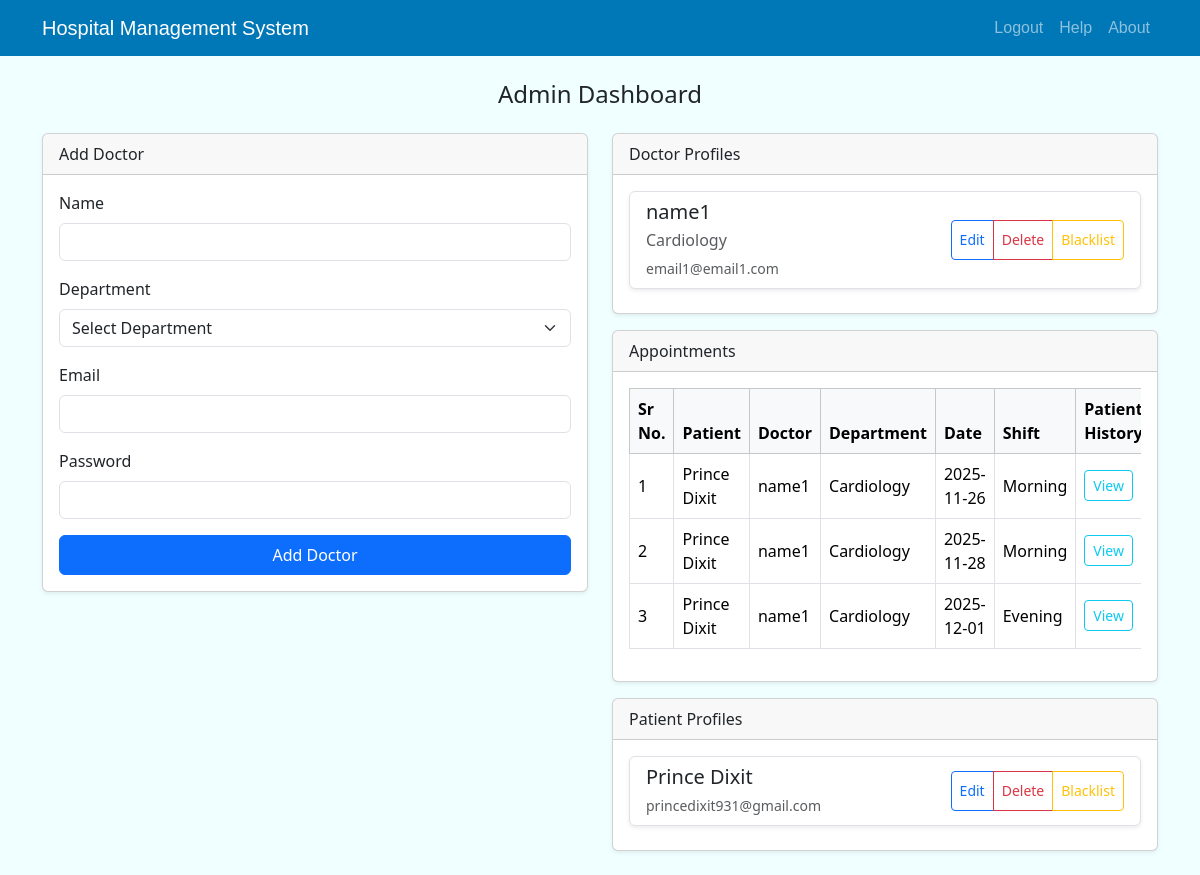
Page / (signed in) on the earlier database version.
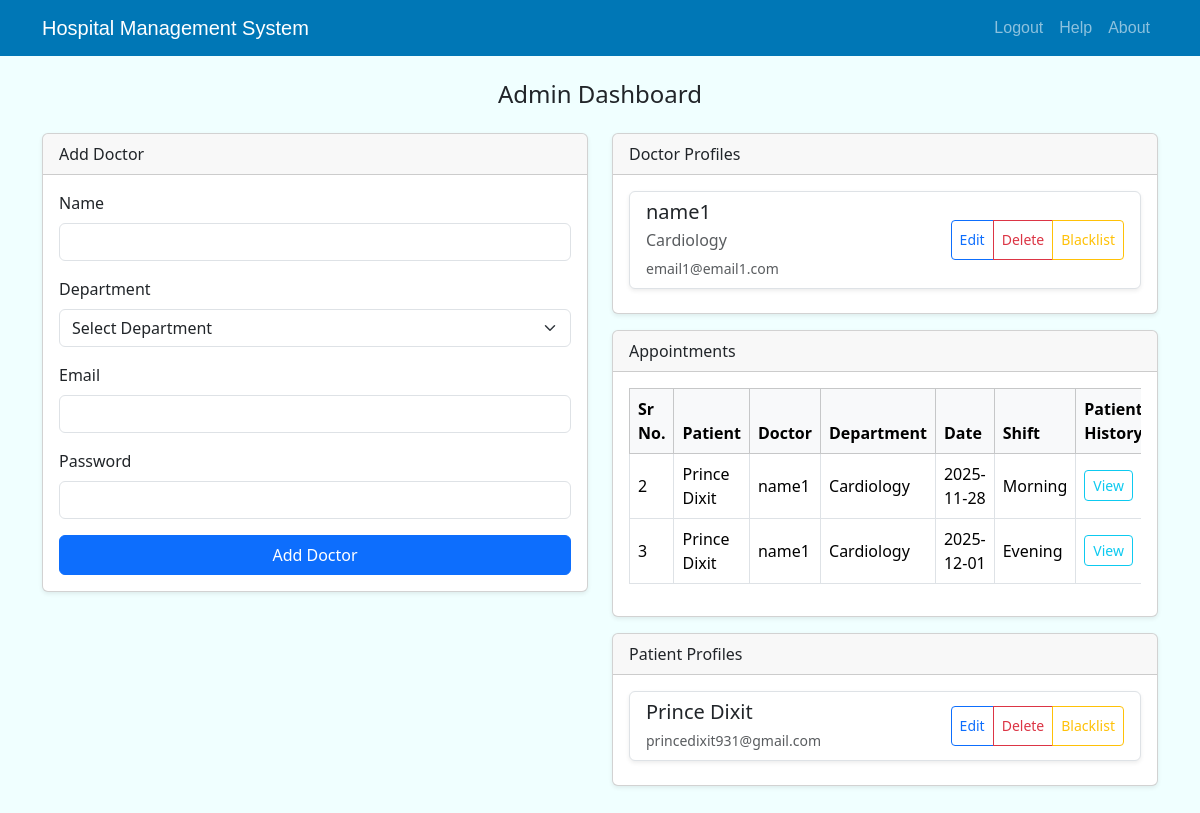
Same page on the later database version.
### application/models.py (models this page shows)
class Doctor(db.Model):
    __tablename__='doctor'
    id = db.Column(db.Integer, autoincrement=True, primary_key=True)
    name = db.Column(db.String(255), nullable=False)
    email = db.Column(db.String(255), unique=True, nullable=False)
    department_id = db.Column(db.Integer, db.ForeignKey('department.id'), nullable=False)

class Department(db.Model):
    __tablename__ = 'department'
    id = db.Column(db.Integer, autoincrement=True, primary_key=True)
    name = db.Column(db.String(255), nullable=False, unique=True)
    description = db.Column(db.Text)
    doctors_registered = db.Column(db.Integer, default=0)
    extra_info = db.Column(db.Text)
    doctors = db.relationship('Doctor', backref='department', lazy=True)

class Patient(db.Model):
    __tablename__ = 'patient'
    id = db.Column(db.Integer, autoincrement=True, primary_key=True)
    name = db.Column(db.String(255), nullable=False)
    email = db.Column(db.String(255), unique=True, nullable=False)

class Appointment(db.Model):
    __tablename__ = 'appointment'
    id = db.Column(db.Integer, autoincrement=True, primary_key=True)
    patient_id = db.Column(db.Integer, db.ForeignKey('patient.id'), nullable=False)
    doctor_id = db.Column(db.Integer, db.ForeignKey('doctor.id'), nullable=False)
    date = db.Column(db.Date, nullable=False)
    shift = db.Column(db.String(16), nullable=False)  # 'morning' or 'evening'
    time = db.Column(db.Time, nullable=True)  # Optional, can be set to None
    status = db.Column(db.String(32), nullable=False, default='Booked')
    created_at = db.Column(db.DateTime, server_default=db.func.now())
    updated_at = db.Column(db.DateTime, server_default=db.func.now(), onupdate=db.func.now())
    patient = db.relationship('Patient', backref=db.backref('appointments', lazy=True))
    doctor = db.relationship('Doctor', backref=db.backref('appointments', lazy=True))

### application/controllers.py (the view, shortened to what this page needs)
@app.route("/", methods=['GET','POST'])
@login_required
def dashboard():
    if current_user.id == 1:
        doctors = Doctor.query.order_by(Doctor.name).all()
        patients = Patient.query.order_by(Patient.name).all()
        departments = Department.query.order_by(Department.name).all()
        appointments = Appointment.query.all()
        def appt_sort_key(appt):
            shift_priority = 0 if (hasattr(appt, 'shift') and appt.shift and appt.shift.lower() == 'morning') else 1
            return (appt.date, shift_priority, appt.id)
        sorted_appointments = sorted(appointments, key=appt_sort_key)
        appt_list = []
        for appt in sorted_appointments:
            doctor = Doctor.query.get(appt.doctor_id)
            dept = Department.query.get(doctor.department_id) if doctor else None
            patient = Patient.query.get(appt.patient_id)
            appt_list.append({
                'id': appt.id,
                'patient_name': patient.name if patient else '',
                'patient_id': patient.id if patient else '',
                'doctor_name': doctor.name if doctor else '',
                'department': dept.name if dept else '',
                'date': appt.date,
                'shift': appt.shift
            })
        return render_template('dashboards/admin_dashboard.html', doctors=doctors, patients=patients, departments=departments, appointments=appt_list)
    elif any(role.name == 'doctor' for role in current_user.roles):
        doctor = Doctor.query.filter_by(email=current_user.email).first()
        doctor_name = doctor.name if doctor and doctor.name else current_user.email
        return render_template('dashboards/doctor_dashboard.html', doctor_name=doctor_name)

### templates/dashboards/admin_dashboard.html (shortened to what this page needs)
<!DOCTYPE html>
<html lang="en">
<head>
    <link href="https://cdn.jsdelivr.net/npm/bootstrap@5.3.8/dist/css/bootstrap.min.css" rel="stylesheet">
    <link rel="stylesheet" href="../../static/pages.css">
</head>
<body>
    <header>
    <div class="navbar navbar-dark navbar-expand-md">
        <div class="container">
            <a href="/" class="navbar-brand">Hospital Management System</a>
            <div class="collapse navbar-collapse" id="nav">
            <ul class="navbar-nav ms-auto">
                <li class="nav-item">
		{% if current_user.is_authenticated %}
		    <a href="/logout" id="logout_nav" class="nav-link">Logout</a>
		{% else %}
                    <a href="/login" id="login_nav" class="nav-link {{ log_active }}">Login</a>
		{% endif %}
                </li>
                <li class="nav-item">
                    <a href="help" id="help_nav" class="nav-link {{ help_active }}">Help</a>
                </li>
                 <li class="nav-item">
                     <a href="about" id="about_nav" class="nav-link {{ about_active }}">About</a>
                </li>
            </ul>
            </div>
        </div>
    </div>
    </header>
    <main>
        <div class="container py-4">
            <div class="row mb-3">
                <div class="col-12 text-center">
                    <h2 class="h4">Admin Dashboard</h2>
                </div>
            </div>
            <div class="row g-4">
                <div class="col-lg-6">
                    <div class="card shadow-sm">
                        <div class="card-header">Add Doctor</div>
                        <div class="card-body">
                            <form id="addDoctorForm" method="POST" action="/add-doctor" novalidate>
                                <div class="mb-3">
                                    <label for="fname" class="form-label">Name</label>
                                    <input type="text" class="form-control" id="fname" name="fname" required>
                                </div>
                                <div class="mb-3">
                                    <label for="department_id" class="form-label">Department</label>
                                    <select class="form-select" id="department_id" name="department_id" required>
                                        <option value="" disabled selected>Select Department</option>
                                    </select>
                                </div>
                                <div class="mb-3">
                                    <label for="email" class="form-label">Email</label>
                                    <input type="email" class="form-control" id="email" name="email" required>
                                </div>
                                <div class="mb-3">
                                    <label for="password" class="form-label">Password</label>
                                    <input type="password" class="form-control" id="password" name="password" required>
                                </div>
                                <button class="btn btn-primary w-100" type="submit">Add Doctor</button>
                            </form>
                        </div>
                    </div>
                </div>
                <div class="col-lg-6">
                    <div class="card shadow-sm mb-3">
                        <div class="card-header">Doctor Profiles</div>
                        <div class="card-body">
                            <div id="doctorProfiles" class="list-group">
                                {% if doctors and doctors|length > 0 %}
                                    {% for doc in doctors %}
                                    <div class="list-group-item mb-2 shadow-sm d-flex align-items-center justify-content-between" data-doctor-id="{{ doc.id }}">
                                        <div>
                                            <h5 class="mb-1">{{ doc.name }}</h5>
                                            <p class="mb-1 text-muted">{{ doc.department.name if doc.department else 'General' }}</p>
                                            <small class="text-muted">{{ doc.email }}</small>
                                        </div>
                                        <div class="btn-group btn-group-sm">
                                            <button class="btn btn-outline-primary edit-doctor-btn" data-id="{{ doc.id }}" data-name="{{ doc.name }}" data-deptid="{{ doc.department_id }}" data-email="{{ doc.email }}">Edit</button>
                                            <button class="btn btn-outline-danger delete-doctor-btn" data-id="{{ doc.id }}">Delete</button>
                                            <button class="btn btn-outline-warning blacklist-doctor-btn" data-id="{{ doc.id }}">Blacklist</button>
                                        </div>
                                    </div>
                                    {% endfor %}
                                {% else %}
                                    <p class="text-muted">No doctors added yet.</p>
                                {% endif %}
                            </div>
                        </div>
                    </div>
                    <div class="row g-3">
                        <div class="col-12">
                            <div class="card shadow-sm">
                                <div class="card-header">Appointments</div>
                                <div class="card-body">
                                    {% if appointments and appointments|length > 0 %}
                                    <div class="table-responsive">
                                        <table class="table table-bordered align-middle">
                                            <thead class="table-light">
                                                <tr>
                                                    <th>Sr No.</th>
                                                    <th>Patient</th>
                                                    <th>Doctor</th>
                                                    <th>Department</th>
                                                    <th>Date</th>
                                                    <th>Shift</th>
                                                    <th>Patient History</th>
                                                </tr>
                                            </thead>
                                            <tbody>
                                                {% for appt in appointments %}
                                                <tr>
                                                    <td>{{ appt.id }}</td>
                                                    <td>{{ appt.patient_name }}</td>
                                                    <td>{{ appt.doctor_name }}</td>
                                                    <td>{{ appt.department }}</td>
                                                    <td>{{ appt.date.strftime('%Y-%m-%d') if appt.date else '' }}</td>
                                                    <td>{{ appt.shift|capitalize }}</td>
                                                    <td>
                                                        <a href="#" class="btn btn-sm btn-outline-info">View</a>
                                                    </td>
                                                </tr>
                                                {% endfor %}
                                            </tbody>
                                        </table>
                                    </div>
                                    {% else %}
                                        <p class="text-muted mb-0">No appointments found.</p>
                                    {% endif %}
                                </div>
                            </div>
                        </div>
                        <div class="col-12">
                            <div class="card shadow-sm">
                                <div class="card-header">Patient Profiles</div>
                                <div class="card-body">
                                    <div id="patientProfiles" class="list-group">
                                        {% if patients and patients|length > 0 %}
                                            {% for pat in patients %}
                                            <div class="list-group-item mb-2 shadow-sm d-flex align-items-center justify-content-between" data-patient-id="{{ pat.id }}">
                                                <div>
                                                    <h5 class="mb-1">{{ pat.name }}</h5>
                                                    <small class="text-muted">{{ pat.email }}</small>
                                                </div>
                                                <div class="btn-group btn-group-sm">
                                                    <button class="btn btn-outline-primary edit-patient-btn" data-id="{{ pat.id }}" data-name="{{ pat.name }}" data-email="{{ pat.email }}">Edit</button>
                                                    <button class="btn btn-outline-danger delete-patient-btn" data-id="{{ pat.id }}">Delete</button>
                                                    <button class="btn btn-outline-warning blacklist-patient-btn" data-id="{{ pat.id }}">Blacklist</button>
                                                </div>
                                            </div>
                                            {% endfor %}
                                        {% else %}
                                            <p class="text-muted">No patients registered yet.</p>
                                        {% endif %}
                                    </div>
                                </div>
                            </div>
                        </div>
                    </div>
                </div>
            </div>
        </div>
    </main>
</body>
</html>

### static/pages.css (style rules this page uses)
body { background-color: #F0FFFF; }
.navbar { background-color: #0077B6; }
.legend, .navbar-brand, .nav-link { font-family: "Arial"; }
button { color: white; background-color: #0320fc; border: none; height: 40px; border-radius: 5px; }
a { color: #0320fc; }
main { height: 100vh; }

Differences in the rows shown:
removed Appointment: date "2025-11-26", shift "Morning"
Other differences:
list line gone: "1 View"
list line gone: "Prince Dixit"
list line gone: "name1"
list line gone: "Cardiology"
